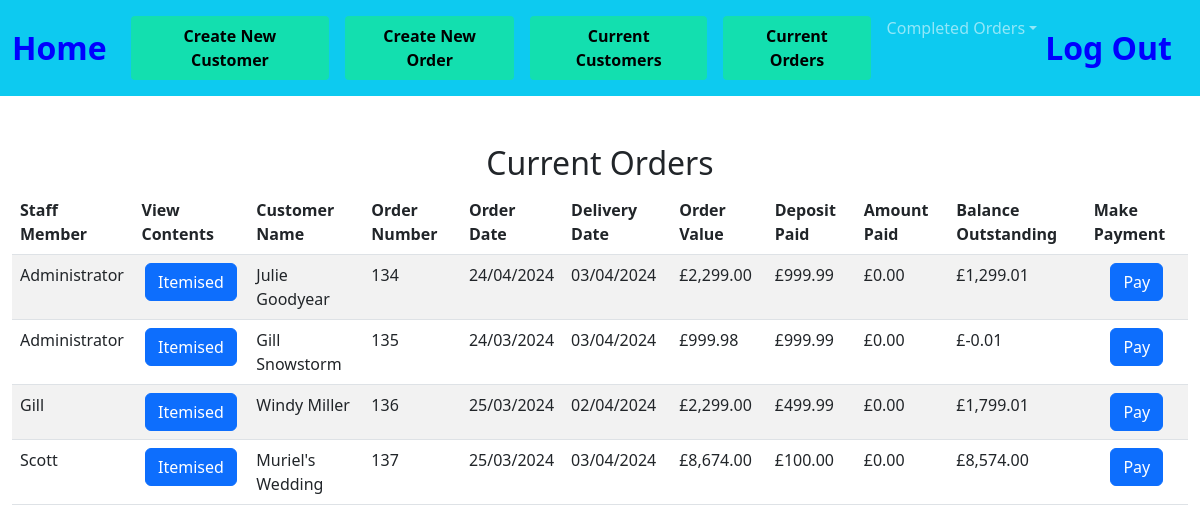
The app's page /open_orders, older data.
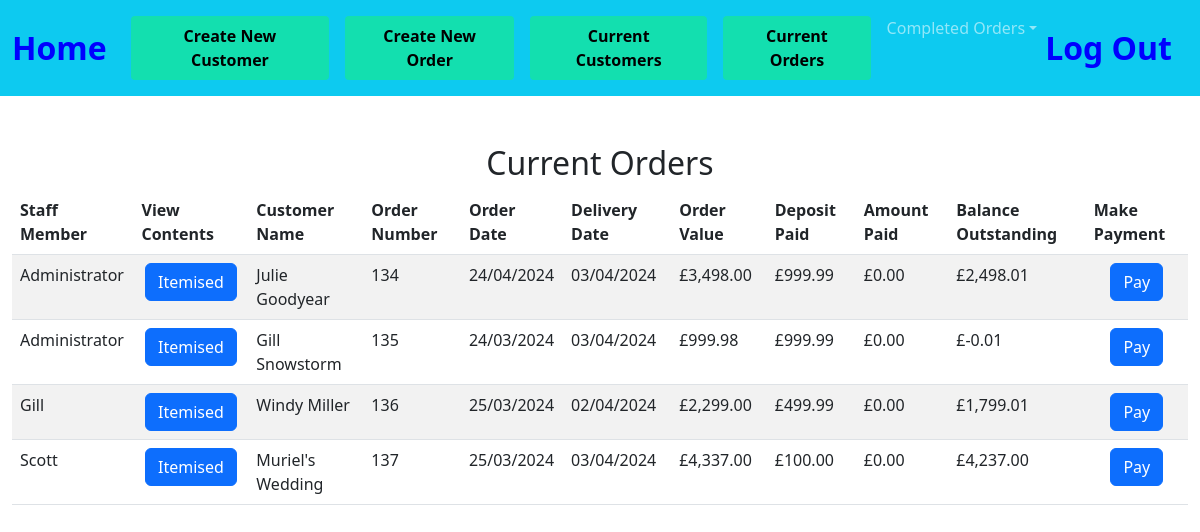
The same page, newer data.
### tables this page shows
CREATE TABLE orders(order_id INTEGER PRIMARY KEY AUTOINCREMENT NOT NULL,  cust_id INTEGER, order_no INTEGER, item_id INTEGER, staff_member TEXT, order_date DATETIME, completion TEXT, delivery_date DATETIME, colour_finish TEXT, extra_details TEXT, selling_price DECIMAL, del_col_take TEXT , quantity INTEGER, balance DECIMAL, deposit DECIMAL, amount_paid DECIMAL);

### app.py (the view)
@app.route("/open_orders", methods=["GET", "POST"])
def open_orders():
    if request.method == "POST":
        order_no = request.form.get("order_no")
        current = db.execute("SELECT * FROM orders WHERE order_id = (?);", order_no)
        for row in current:
            customer_id = row["cust_id"]
            staff_member = row["staff_member"]
            order_date = row["order_date"]
            item_id = row["item_id"]
        db.execute("INSERT INTO current_order(cust_id, staff_member, order_date, item_id, order_number) VALUES (?, ?, ?, ?, ?);", customer_id,  staff_member, order_date, item_id, order_no)
        return render_template("stock_list.html", order_no = order_no)
    else:
        order_no = request.form.get("order_no")
        user = request.form.get("user")
        totals=db.execute("select order_number, SUM(amount_paid) AS tot_paid FROM payments group by order_number;")
        for row in totals:
            order_numb = (row["order_number"])
            total = (row["tot_paid"])
            balance = (row["tot_paid"])
            db.execute("UPDATE current_order SET amount_paid = (?) WHERE order_number = (?);", total, order_numb)
        ord_detail = db.execute("select current_order.order_number, current_order.amount_paid, orders.staff_member, orders.cust_id, first_name, last_name, order_id,orders.order_date, orders.deposit, completion, orders.delivery_date, balance, total_cost from orders JOIN customers on orders.cust_id = customers.id JOIN current_order ON current_order.order_number = orders.order_id GROUP BY order_id;")
        for row in ord_detail:
            order_id = (row["order_id"])
            amount_paid = (row["amount_paid"])
            total_cost = (row["total_cost"])
            deposit = (row["deposit"])
            balance = total_cost - deposit- amount_paid
            db.execute("UPDATE orders SET balance = (?) WHERE order_id = (?);", balance, order_id)
        finals = db.execute("select current_order.order_number, current_order.amount_paid, orders.staff_member, orders.cust_id, balance, first_name, last_name, order_id,orders.order_date, orders.deposit, completion, orders.delivery_date, balance, total_cost from orders JOIN customers on orders.cust_id = customers.id JOIN current_order ON current_order.order_number = orders.order_id GROUP BY order_id;")
        return render_template("open_orders.html", ord_detail = finals, user = user)

### app.py (called while the page is built)
@app.after_request
def after_request(response):
    response.headers["Cache-Control"] = "no-cache, no-store, must-revalidate"
    response.headers["Expires"] = 0
    response.headers["Pragma"] = "no-cache"
    return response

### extras.py (called while the page is built)
def GBP(value):
    return f"£{value:,.2f}"

### templates/open_orders.html (shortened to what this page needs)
{% extends "layout.html" %}
{% block main %}
<div class="section">
    <h2>Current Orders</h2>
    <table class="table table-striped">
        <thead>
            <tr>
                <th class="text-start">Staff Member</th>
                <th class="text-start">View Contents</th>
                <th class="text-start">Customer Name</th>
                <th class="text-start">Order Number</th>
                <th class="text-start">Order Date</th>
                <th class="text-start">Delivery Date</th>
                <th class="text-start">Order Value</th>
                <th class="text-start">Deposit Paid</th>
                <th class="text-start"> Amount Paid</th>
                <th class="text-start">Balance Outstanding</th>
                <th class="text-start"> Make Payment</th>
            </tr>
    </thead>
        <tbody>
            {% for row in ord_detail %}
            <tr>
                <td class="text-start">{{ row["staff_member"] }}</td>
                <form action="/show_content" method="POST">
                    <td><input type="hidden" name="order_no" VALUE="{{ row['order_id'] }}"><button class="btn btn-primary" type="submit">Itemised</button></td>
                </form>
                <td class="text-start">{{ row["first_name"] }} {{ row["last_name"] }}</td>
                <td class="text-start">{{ row["order_id"] }}</td>
                <td class="text-start">{{ row["order_date"] }}</td>
                <td class="text-start">{{ row["delivery_date"] }}</td>
                <td class="text-start">{{ row["total_cost"] |GBP }}</td>
                <td class="text-start">{{ row["deposit"] |GBP }}</td>
                <td class="text-start">{{ row["amount_paid"] |GBP }}</td>
                <td class="text-start">{{ (row["total_cost"] - row["deposit"] - row["amount_paid"]) |GBP}}</td>
                <form action="/pay" method="POST">
                    <td><input type="hidden" name="order_no" VALUE="{{ row['order_id'] }}"><button class="btn btn-primary" type="submit">Pay</button></td>
                </form>
                </tr>
            {% endfor %}
        </tbody>
    </table>
</div>
{% endblock %}

### templates/layout.html (shortened to what this page needs)
<!doctype html>
<html lang="en">
  <head>
    <link href="https://cdn.jsdelivr.net/npm/bootstrap@5.3.0/dist/css/bootstrap.min.css" rel="stylesheet">
    <link href="/static/styles.css" rel="stylesheet">
  </head>
  {% block navbar %}
  <body>
        <nav class="navbar navbar-expand-lg bg-info navbar-dark">
        <div class="container-fluid">
          <a class="navbar-brand" href="/home">Home</a>
            <div class="collapse navbar-collapse" id="navbarSupportedContent">
                <ul class="navbar-nav me-auto mb-2 mb-lg-0">
                  <li class="nav-item">
                    <li class="nav-link"><a button type="button" class="button_teal" href="/new_customer">Create New Customer</a></li>
                    <li class="nav-link"><a button type="button" class="button_teal" href="/choose_customer">Create New Order</a></li>
                </li>
                <li class="nav-item">
                  <li class="nav-link"><a button type="button" class="button_teal" href="/list_of_customers">Current Customers</a></li>
                  <li class="nav-link"><a button type="button" class="button_teal" href="/open_orders">Current Orders</a>
                </li>
                <li class="nav-item dropdown">
                    <a class="nav-link dropdown-toggle" href="#" role="button" data-bs-toggle="dropdown" aria-expanded="false">Completed Orders</a>
                </li>
                </ul>
            </div>
            <a class="navbar-brand" href="/logout">Log Out</a>
            </div>
        </nav>
        {% endblock %}
      <main class="container-fluid py-5 text-center">
        {% block main %}{% endblock %}
      </main>
  </body>

### static/styles.css (style rules this page uses)
nav .navbar-brand { font-size: xx-large; color: #0000ff; font-weight: bold; }
.button_teal { background-color: #13dfaf; border-radius: 4px; border: none; color: black; padding: 8px 18px; text-align: center; text-decoration: none; display: inline-block; font-size: 16px; font-weight: bolder; }

Row changes from the older to the newer data that the page shows:
changed orders id 134: total_cost|GBP "£2,299.00" → "£3,498.00"; deposit "£1,299.01" → "£2,498.01"
changed orders "Scott": total_cost|GBP "£8,674.00" → "£4,337.00"; deposit "£8,574.00" → "£4,237.00"
